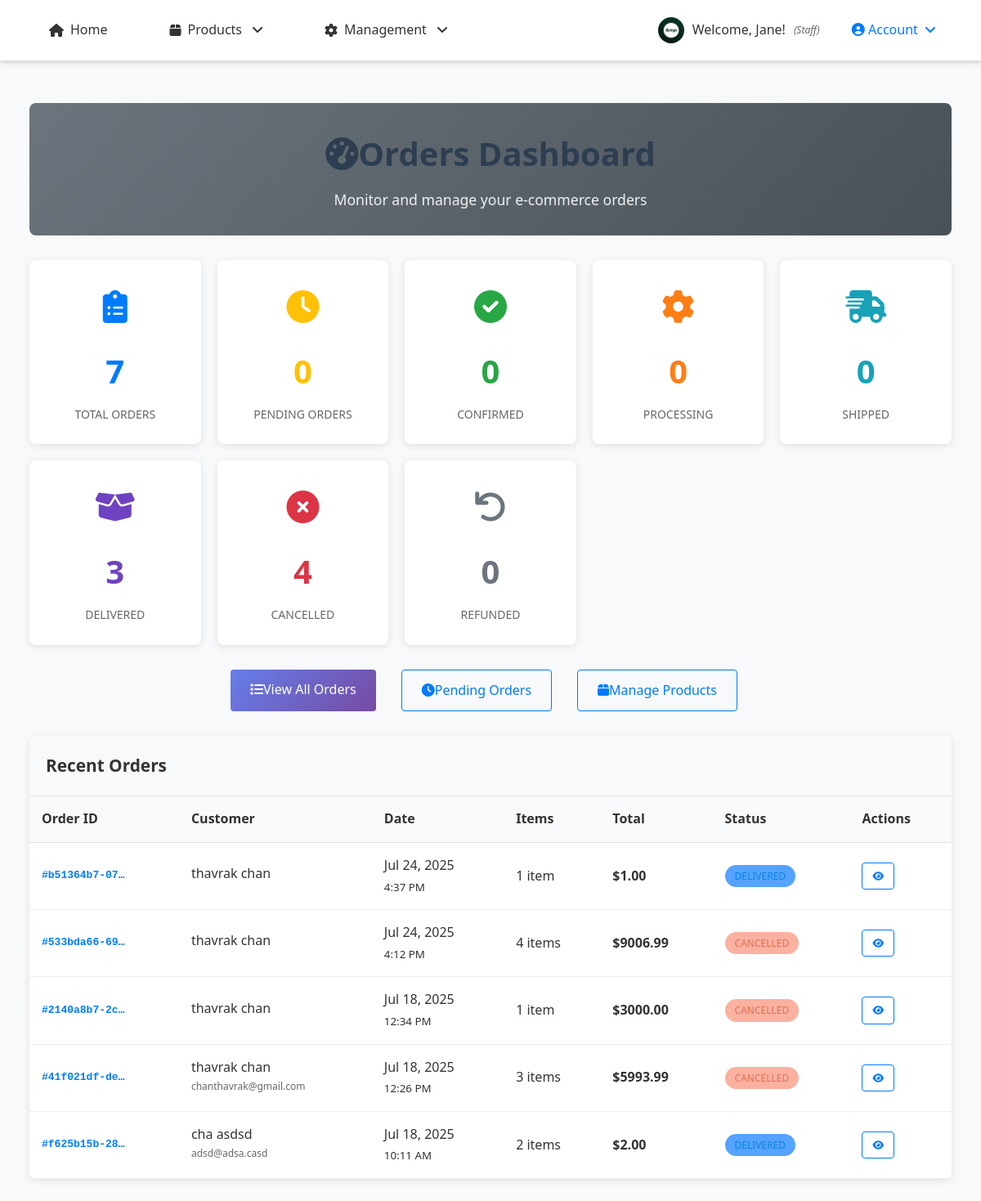
/orders/admin/dashboard/ (signed in), run on the app's committed database.
### accounts/models.py (models this page shows, shortened)
class UserProfile(models.Model):
    ROLE_CHOICES = [
        ('customer', 'Customer'),
        ('staff', 'Staff'),
        ('owner', 'Owner/Admin'),
    ]
    user = models.OneToOneField(User, on_delete=models.CASCADE, related_name='profile')
    phone_number = models.CharField(max_length=15, blank=True, null=True)
    address = models.TextField(blank=True, null=True)
    date_of_birth = models.DateField(blank=True, null=True)
    profile_picture = models.ImageField(upload_to='profiles/', blank=True, null=True)
    role = models.CharField(max_length=20, choices=ROLE_CHOICES, default='customer')
    billing_first_name = models.CharField(max_length=100, blank=True, null=True)
    billing_last_name = models.CharField(max_length=100, blank=True, null=True)
    billing_email = models.EmailField(blank=True, null=True)
    billing_phone = models.CharField(max_length=20, blank=True, null=True)
    billing_address = models.TextField(blank=True, null=True)
    billing_city = models.CharField(max_length=100, blank=True, null=True)
    billing_state = models.CharField(max_length=100, blank=True, null=True)
    billing_postal_code = models.CharField(max_length=20, blank=True, null=True)
    billing_country = models.CharField(max_length=100, blank=True, null=True)
    shipping_first_name = models.CharField(max_length=100, blank=True, null=True)
    shipping_last_name = models.CharField(max_length=100, blank=True, null=True)
    shipping_phone = models.CharField(max_length=20, blank=True, null=True)
    shipping_address = models.TextField(blank=True, null=True)
    shipping_city = models.CharField(max_length=100, blank=True, null=True)
    shipping_state = models.CharField(max_length=100, blank=True, null=True)
    shipping_postal_code = models.CharField(max_length=20, blank=True, null=True)
    shipping_country = models.CharField(max_length=100, blank=True, null=True)
    created_at = models.DateTimeField(auto_now_add=True)
    updated_at = models.DateTimeField(auto_now=True)
    def can_access_admin(self):
        return self.role == 'owner' or self.user.is_superuser
    def can_manage_products(self):
        return self.role in ['staff', 'owner'] or self.user.is_superuser
    def can_access_dashboard(self):
        return self.role in ['staff', 'owner'] or self.user.is_superuser
    class Meta:
        verbose_name = "User Profile"
        verbose_name_plural = "User Profiles"

### orders/models.py (models this page shows, shortened)
class Order(models.Model):
    ORDER_STATUS_CHOICES = [
        ('pending', 'Pending'),
        ('confirmed', 'Confirmed'),
        ('processing', 'Processing'),
        ('shipped', 'Shipped'),
        ('delivered', 'Delivered'),
        ('cancelled', 'Cancelled'),
        ('refunded', 'Refunded'),
    ]
    order_id = models.UUIDField(default=uuid.uuid4, unique=True, editable=False)
    user = models.ForeignKey(User, on_delete=models.CASCADE, related_name='orders')
    status = models.CharField(max_length=20, choices=ORDER_STATUS_CHOICES, default='pending')
    first_name = models.CharField(max_length=100)
    last_name = models.CharField(max_length=100)
    email = models.EmailField()
    phone = models.CharField(max_length=20)
    shipping_first_name = models.CharField(max_length=100, blank=True)
    shipping_last_name = models.CharField(max_length=100, blank=True)
    shipping_phone = models.CharField(max_length=20, blank=True)
    shipping_address = models.TextField()
    shipping_city = models.CharField(max_length=100)
    shipping_state = models.CharField(max_length=100)
    shipping_postal_code = models.CharField(max_length=20)
    shipping_country = models.CharField(max_length=100, default='Cambodia')
    total_amount = models.DecimalField(max_digits=10, decimal_places=2)
    shipping_cost = models.DecimalField(max_digits=10, decimal_places=2, default=0.00)
    tax_amount = models.DecimalField(max_digits=10, decimal_places=2, default=0.00)
    created_at = models.DateTimeField(auto_now_add=True)
    updated_at = models.DateTimeField(auto_now=True)
    order_notes = models.TextField(blank=True, null=True)
    class Meta:
        ordering = ['-created_at']
    @property
    def grand_total(self):
        from decimal import Decimal
        total = Decimal(str(self.total_amount)) if self.total_amount else Decimal('0.00')
        shipping = Decimal(str(self.shipping_cost)) if self.shipping_cost else Decimal('0.00')
        tax = Decimal(str(self.tax_amount)) if self.tax_amount else Decimal('0.00')
        return total + shipping + tax
    @property
    def total_items(self):
        return sum(item.quantity for item in self.order_items.all())

class OrderItem(models.Model):
    order = models.ForeignKey(Order, on_delete=models.CASCADE, related_name='order_items')
    product = models.ForeignKey(Product, on_delete=models.CASCADE)
    quantity = models.PositiveIntegerField(default=1)
    price = models.DecimalField(max_digits=10, decimal_places=2)  # Price at time of order
    created_at = models.DateTimeField(auto_now_add=True)

### orders/views.py (the view)
# urls.py: path('admin/dashboard/', views.admin_dashboard, name='admin_dashboard'),
@login_required
def admin_dashboard(request):
    if not request.user.is_staff:
        messages.error(request, 'Access denied. Staff privileges required.')
        return redirect('store:home')
    from django.db.models import Count
    status_counts = Order.objects.values('status').annotate(count=Count('id'))
    status_dict = {item['status']: item['count'] for item in status_counts}
    total_orders = Order.objects.count()
    pending_orders = status_dict.get('pending', 0)
    confirmed_orders = status_dict.get('confirmed', 0)
    processing_orders = status_dict.get('processing', 0)
    shipped_orders = status_dict.get('shipped', 0)
    delivered_orders = status_dict.get('delivered', 0)
    cancelled_orders = status_dict.get('cancelled', 0)
    refunded_orders = status_dict.get('refunded', 0)
    calculated_total = (pending_orders + confirmed_orders + processing_orders +
                       shipped_orders + delivered_orders + cancelled_orders + refunded_orders)
    recent_orders = Order.objects.select_related('user').order_by('-created_at')[:5]
    context = {
        'total_orders': total_orders,
        'pending_orders': pending_orders,
        'confirmed_orders': confirmed_orders,
        'processing_orders': processing_orders,
        'shipped_orders': shipped_orders,
        'delivered_orders': delivered_orders,
        'cancelled_orders': cancelled_orders,
        'refunded_orders': refunded_orders,
        'recent_orders': recent_orders,
        'calculated_total': calculated_total,  # For verification
        'status_breakdown': status_dict,  # For debugging if needed
    }
    return render(request, 'orders/admin/dashboard.html', context)

### orders/templates/orders/admin/dashboard.html (shortened to what this page needs)
{% extends 'base.html' %}
{% load static %}
{% block content %}
<div class="dashboard-container">
    <div class="dashboard-header">
        <h1 class="dashboard-title">
            <i class="fas fa-tachometer-alt me-3"></i>Orders Dashboard
        </h1>
        <p class="dashboard-subtitle">Monitor and manage your e-commerce orders</p>
    </div>
    <div class="stats-grid">
        <div class="stat-card stat-total">
            <div class="stat-icon">
                <i class="fas fa-clipboard-list"></i>
            </div>
            <div class="stat-number">{{ total_orders }}</div>
            <div class="stat-label">Total Orders</div>
        </div>
        <div class="stat-card stat-pending">
            <div class="stat-icon">
                <i class="fas fa-clock"></i>
            </div>
            <div class="stat-number">{{ pending_orders }}</div>
            <div class="stat-label">Pending Orders</div>
        </div>
        <div class="stat-card stat-confirmed">
            <div class="stat-icon">
                <i class="fas fa-check-circle"></i>
            </div>
            <div class="stat-number">{{ confirmed_orders }}</div>
            <div class="stat-label">Confirmed</div>
        </div>
        <div class="stat-card stat-processing">
            <div class="stat-icon">
                <i class="fas fa-cog"></i>
            </div>
            <div class="stat-number">{{ processing_orders }}</div>
            <div class="stat-label">Processing</div>
        </div>
        <div class="stat-card stat-shipped">
            <div class="stat-icon">
                <i class="fas fa-shipping-fast"></i>
            </div>
            <div class="stat-number">{{ shipped_orders }}</div>
            <div class="stat-label">Shipped</div>
        </div>
        <div class="stat-card stat-delivered">
            <div class="stat-icon">
                <i class="fas fa-box-open"></i>
            </div>
            <div class="stat-number">{{ delivered_orders }}</div>
            <div class="stat-label">Delivered</div>
        </div>
        <div class="stat-card stat-cancelled">
            <div class="stat-icon">
                <i class="fas fa-times-circle"></i>
            </div>
            <div class="stat-number">{{ cancelled_orders }}</div>
            <div class="stat-label">Cancelled</div>
        </div>
        <div class="stat-card stat-refunded">
            <div class="stat-icon">
                <i class="fas fa-undo"></i>
            </div>
            <div class="stat-number">{{ refunded_orders }}</div>
            <div class="stat-label">Refunded</div>
        </div>
    </div>
    <div class="quick-actions">
        <a href="{% url 'orders:admin_order_list' %}" class="btn btn-primary btn-lg">
            <i class="fas fa-list me-2"></i>View All Orders
        </a>
        <a href="{% url 'orders:admin_order_list' %}?status=pending" class="btn btn-outline-primary btn-lg">
            <i class="fas fa-clock me-2"></i>Pending Orders
        </a>
        <a href="{% url 'products:product_list' %}" class="btn btn-outline-primary btn-lg">
            <i class="fas fa-box me-2"></i>Manage Products
        </a>
    </div>
    <div class="recent-orders-section">
        <div class="section-header">
            <h2 class="section-title">Recent Orders</h2>
        </div>
        {% if recent_orders %}
        <table class="orders-table">
            <thead>
                <tr>
                    <th>Order ID</th>
                    <th>Customer</th>
                    <th>Date</th>
                    <th>Items</th>
                    <th>Total</th>
                    <th>Status</th>
                    <th>Actions</th>
                </tr>
            </thead>
            <tbody>
                {% for order in recent_orders %}
                <tr>
                    <td>
                        <div class="order-id">#{{ order.order_id|truncatechars:12 }}</div>
                    </td>
                    <td>
                        <div class="customer-info">
                            <div class="customer-name">{{ order.first_name }} {{ order.last_name }}</div>
                            <div class="customer-email">{{ order.email }}</div>
                        </div>
                    </td>
                    <td>
                        <div>{{ order.created_at|date:"M d, Y" }}</div>
                        <small class="text-muted">{{ order.created_at|time:"g:i A" }}</small>
                    </td>
                    <td>
                        {{ order.total_items }} item{{ order.total_items|pluralize }}
                    </td>
                    <td>
                        <strong>${{ order.grand_total }}</strong>
                    </td>
                    <td>
                        <span class="status-badge status-{{ order.status }}">
                            {{ order.get_status_display }}
                        </span>
                    </td>
                    <td>
                        <div class="action-buttons">
                            <a href="{% url 'orders:admin_order_detail' order.order_id %}"
                               class="btn btn-outline-primary">
                                <i class="fas fa-eye"></i>
                            </a>
                        </div>
                    </td>
                </tr>
                {% endfor %}
            </tbody>
        </table>
        {% else %}
        <div class="empty-state">
            <i class="fas fa-clipboard-list"></i>
            <h3>No Orders Yet</h3>
            <p>When customers place orders, they will appear here.</p>
        </div>
        {% endif %}
    </div>
</div>
{% endblock %}

### store/templates/base.html (shortened to what this page needs)
{% load static %}
<!DOCTYPE html>
<html lang="en">
<head>
    <link rel="stylesheet" href="https://cdnjs.cloudflare.com/ajax/libs/font-awesome/6.0.0/css/all.min.css">
    <link rel="stylesheet" href="{% static 'store/css/style.css' %}">
</head>
<body>
    <header>
        <nav>
            <ul>
                <li><a href="{% url 'store:home' %}">
                    <i class="fas fa-home"></i> Home
                </a></li>
                <li class="dropdown">
                    <a href="#" class="dropdown-toggle">
                        <i class="fas fa-box"></i> Products
                    </a>
                </li>
                {% if user.is_authenticated %}
                    {% if user.profile.role == 'staff' or user.profile.role == 'owner' %}
                        <li class="dropdown">
                            <a href="#" class="dropdown-toggle">
                                <i class="fas fa-cog"></i> Management
                            </a>
                        </li>
                    {% endif %}
                {% endif %}
            </ul>
            <div class="auth-nav">
                {% if user.is_authenticated %}
                    <div class="user-info">
                        {% if user.profile.profile_picture %}
                            <img src="{{ user.profile.profile_picture.url }}" alt="Profile" class="user-avatar">
                        {% else %}
                            <div class="user-default-avatar">
                                {{ user.first_name|first|default:user.username|first }}
                            </div>
                        {% endif %}
                        <span>Welcome, {{ user.first_name|default:user.username }}!</span>
                        <small class="user-role">({{ user.profile.get_role_display }})</small>
                    </div>
                    <div class="dropdown">
                        <a href="#" class="dropdown-toggle" style="color: #007bff; font-weight: 500;">
                            <i class="fas fa-user-circle"></i> Account
                        </a>
                    </div>
                {% endif %}
            </div>
        </nav>
    </header>
    <main>
        <div class="container">
            {% block content %}
            {% endblock %}
        </div>
    </main>
</body>
</html>

### data on the page
Order: order_id "b51364b7-07…", first_name "thavrak", last_name "chan", created_at "Jul 24, 2025", created_at "4:37 PM", total_items "1", grand_total "1.00", status "DELIVERED"
Order: order_id "533bda66-69…", first_name "thavrak", last_name "chan", created_at "Jul 24, 2025", created_at "4:12 PM", total_items "4", grand_total "9006.99", status "CANCELLED"
Order: order_id "2140a8b7-2c…", first_name "thavrak", last_name "chan", created_at "Jul 18, 2025", created_at "12:34 PM", total_items "1", grand_total "3000.00", status "CANCELLED"
Order: order_id "41f021df-de…", first_name "thavrak", last_name "chan", email "chanthavrak@gmail.com", created_at "Jul 18, 2025", created_at "12:26 PM", total_items "3", grand_total "5993.99", status "CANCELLED"
Order: order_id "f625b15b-28…", first_name "cha", last_name "asdsd", email "adsd@adsa.casd", created_at "Jul 18, 2025", created_at "10:11 AM", total_items "2", grand_total "2.00", status "DELIVERED"

### other printed values
{{ user.first_name|default:user.username }} "Jane"
{{ user.profile.get_role_display }} "Staff"
{{ total_orders }} "7"
{{ pending_orders }} "0"
{{ confirmed_orders }} "0"
{{ processing_orders }} "0"
{{ shipped_orders }} "0"
{{ delivered_orders }} "3"
{{ cancelled_orders }} "4"
{{ refunded_orders }} "0"
